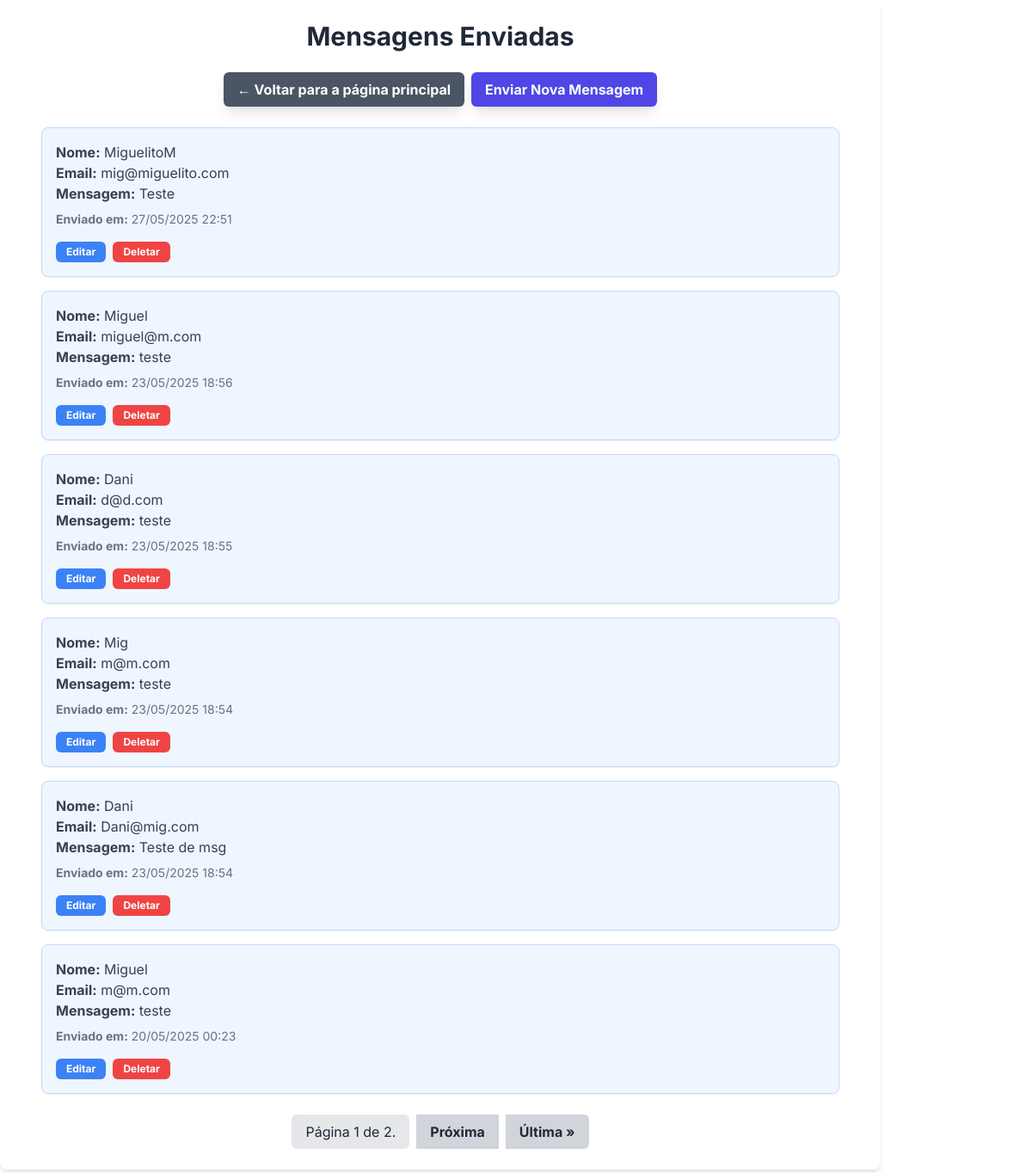
Screenshot of /contato/ with the database file from the repository.
### contato_app/models.py (models this page shows, shortened)
class Mensagem(models.Model):
    nome = models.CharField(max_length=100)
    email = models.EmailField()
    mensagem = models.TextField()
    data_envio = models.DateTimeField(auto_now_add=True)
    class Meta:
        verbose_name = "Mensagem"
        verbose_name_plural = "Mensagens"

### contato_app/views.py (the view)
# urls.py: path('', views.index, name='index'),
def index(request):
    lista_de_mensagens = Mensagem.objects.all().order_by('-data_envio')
    paginator = Paginator(lista_de_mensagens, 6)  # Exibe 10 mensagens por página
    page = request.GET.get('page')
    try:
        mensagens = paginator.page(page)
    except PageNotAnInteger:
        mensagens = paginator.page(1)
    except EmptyPage:
        mensagens = paginator.page(paginator.num_pages)
    context = {'mensagens': mensagens}
    return render(request, 'contato_app/index.html', context)

### contato_app/templates/contato_app/index.html (shortened to what this page needs)
{% extends 'base.html' %}
{% block content %}
<div class="w-full bg-white shadow-md rounded-lg p-6 mb-6">
    <div class="max-w-7xl mx-auto px-6">
        <h1 class="text-3xl font-bold text-gray-800 mb-6 text-center">Mensagens Enviadas</h1>
        <div class="flex justify-center mb-6">
            <a href="{% url 'home' %}"
               class="inline-block bg-gray-600 text-white font-bold py-2 px-4 rounded-md transition duration-300 ease-in-out shadow-lg
                      hover:bg-gray-800 mr-2">
                &larr; Voltar para a página principal
            </a>
            <a href="{% url 'enviar_mensagem' %}"
               class="inline-block bg-indigo-600 text-white font-bold py-2 px-4 rounded-md transition duration-300 ease-in-out shadow-lg
                      hover:bg-indigo-900">
                Enviar Nova Mensagem
            </a>
        </div>
        {% if mensagens %}
            <div class="space-y-4">
                {% for mensagem in mensagens %}
                    <div class="bg-blue-50 p-4 rounded-lg shadow-sm border border-blue-200">
                        <p class="text-gray-700"><strong>Nome:</strong> {{ mensagem.nome }}</p>
                        <p class="text-gray-700"><strong>Email:</strong> {{ mensagem.email }}</p>
                        <p class="text-gray-700"><strong>Mensagem:</strong> {{ mensagem.mensagem }}</p>
                        <p class="text-gray-500 text-sm mt-2">
                            <strong>Enviado em:</strong> {{ mensagem.data_envio|date:"d/m/Y H:i" }}
                        </p>
                        <div class="mt-4 flex space-x-2">
                            <a href="{% url 'editar_mensagem' mensagem.id %}"
                               class="bg-blue-500 hover:bg-blue-600 text-white font-bold py-1 px-3 rounded-md text-xs transition duration-300 ease-in-out">
                                Editar
                            </a>
                            <a href="{% url 'deletar_mensagem' mensagem.id %}"
                               class="bg-red-500 hover:bg-red-600 text-white font-bold py-1 px-3 rounded-md text-xs transition duration-300 ease-in-out">
                                Deletar
                            </a>
                        </div>
                    </div>
                {% endfor %}
            </div>
        {% else %}
            <p class="text-gray-600 text-center py-4">Nenhuma mensagem enviada ainda.</p>
        {% endif %}
        {% if mensagens.has_other_pages %}
            <div class="flex justify-center mt-6 space-x-2">
                <span class="py-2 px-4 bg-gray-200 text-gray-800 rounded-md">
                    Página {{ mensagens.number }} de {{ mensagens.paginator.num_pages }}.
                </span>
                {% if mensagens.has_next %}
                    <a href="?page={{ mensagens.next_page_number }}"
                       class="bg-gray-300 hover:bg-gray-400 text-gray-800 font-bold py-2 px-4 transition duration-300 ease-in-out">
                        Próxima
                    </a>
                    <a href="?page={{ mensagens.paginator.num_pages }}"
                       class="bg-gray-300 hover:bg-gray-400 text-gray-800 font-bold py-2 px-4 rounded-r-md transition duration-300 ease-in-out">
                        Última &raquo;
                    </a>
                {% endif %}
            </div>
        {% endif %}
    </div>
</div>
{% endblock %}

### templates/base.html (style rules this page uses)
body { font-family: 'Inter', sans-serif; @apply bg-gray-100 text-gray-900; }

### rows the page displays
Mensagem: nome "MiguelitoM", email "mig@miguelito.com", mensagem "Teste", data_envio "27/05/2025 22:51"
Mensagem: nome "Miguel", email "miguel@m.com", mensagem "teste", data_envio "23/05/2025 18:56"
Mensagem: nome "Dani", email "d@d.com", mensagem "teste", data_envio "23/05/2025 18:55"
Mensagem: nome "Mig", email "m@m.com", mensagem "teste", data_envio "23/05/2025 18:54"
Mensagem: nome "Dani", email "Dani@mig.com", mensagem "Teste de msg", data_envio "23/05/2025 18:54"
Mensagem: nome "Miguel", email "m@m.com", mensagem "teste", data_envio "20/05/2025 00:23"

### other values shown
{{ mensagens.number }} "1"
{{ mensagens.paginator.num_pages }} "2"
